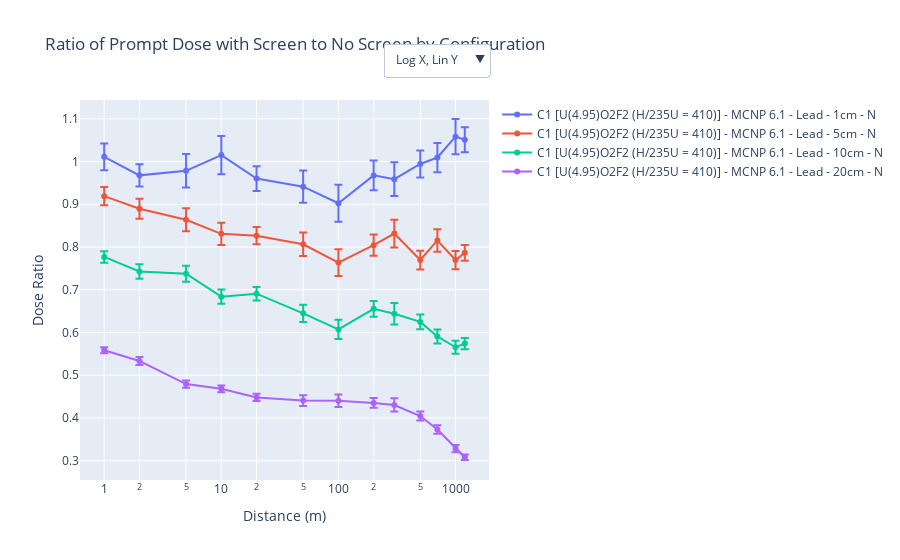

Notebook cell for this chart:
### Code cell
plot_ratio_by_configurations(data, particles, screens, cases, codes, thicknesses)

### Figure 1 — Plotly figure (JSON) as saved in the notebook; plotly's stock layout.template omitted (floating-point values rounded to 4 significant figures)
{"data": [{"error_y": {"array": [0.03113, 0.02619, 0.03918, 0.04456, 0.02892, 0.03769, 0.04326, 0.0349, 0.03939, 0.03154, 0.03418, 0.04128, 0.02919], "type": "data", "visible": true}, "mode": "lines+markers", "name": "C1 [U(4.95)O2F2 (H/235U = 410)] - MCNP 6.1 - Lead - 1cm - N", "type": "scatter", "x": [1, 2, 5, 10, 20, 50, 100, 200, 300, 500, 700, 1000, 1200], "y": [1.011, 0.9677, 0.9782, 1.015, 0.9601, 0.9412, 0.9024, 0.9676, 0.9587, 0.9944, 1.009, 1.058, 1.051]}, {"error_y": {"array": [0.02119, 0.02338, 0.02681, 0.02581, 0.02011, 0.02736, 0.03101, 0.02508, 0.0325, 0.02189, 0.02634, 0.02142, 0.01843], "type": "data", "visible": true}, "mode": "lines+markers", "name": "C1 [U(4.95)O2F2 (H/235U = 410)] - MCNP 6.1 - Lead - 5cm - N", "type": "scatter", "x": [1, 2, 5, 10, 20, 50, 100, 200, 300, 500, 700, 1000, 1200], "y": [0.9191, 0.8897, 0.8637, 0.8308, 0.8265, 0.8065, 0.7635, 0.8044, 0.8315, 0.7696, 0.8155, 0.7695, 0.7866]}, {"error_y": {"array": [0.01347, 0.0169, 0.01891, 0.01658, 0.01575, 0.02014, 0.02244, 0.01859, 0.02534, 0.01734, 0.01648, 0.01517, 0.0131], "type": "data", "visible": true}, "mode": "lines+markers", "name": "C1 [U(4.95)O2F2 (H/235U = 410)] - MCNP 6.1 - Lead - 10cm - N", "type": "scatter", "x": [1, 2, 5, 10, 20, 50, 100, 200, 300, 500, 700, 1000, 1200], "y": [0.7769, 0.7427, 0.7376, 0.6839, 0.6909, 0.6449, 0.6072, 0.6554, 0.644, 0.6248, 0.5908, 0.5656, 0.5741]}, {"error_y": {"array": [0.007073, 0.009249, 0.008497, 0.007857, 0.008627, 0.01263, 0.01456, 0.01158, 0.01552, 0.01066, 0.01017, 0.008507, 0.006607], "type": "data", "visible": true}, "mode": "lines+markers", "name": "C1 [U(4.95)O2F2 (H/235U = 410)] - MCNP 6.1 - Lead - 20cm - N", "type": "scatter", "x": [1, 2, 5, 10, 20, 50, 100, 200, 300, 500, 700, 1000, 1200], "y": [0.5585, 0.5335, 0.4793, 0.4684, 0.4481, 0.4407, 0.4402, 0.4353, 0.4305, 0.4046, 0.3731, 0.3286, 0.3082]}], "layout": {"autosize": true, "title": {"text": "Ratio of Prompt Dose with Screen to No Screen by Configuration"}, "updatemenus": [{"buttons": [{"args": [{"xaxis": {"title": "Distance (m)", "type": "log"}, "yaxis": {"title": "Dose Ratio", "type": "linear"}}], "label": "Log X, Lin Y", "method": "relayout"}, {"args": [{"xaxis": {"title": "Distance (m)", "type": "linear"}, "yaxis": {"title": "Dose Ratio", "type": "linear"}}], "label": "Lin X, Lin Y", "method": "relayout"}, {"args": [{"xaxis": {"title": "Distance (m)", "type": "log"}, "yaxis": {"title": "Dose Ratio", "type": "log"}}], "label": "Log X, Log Y", "method": "relayout"}, {"args": [{"xaxis": {"title": "Distance (m)", "type": "linear"}, "yaxis": {"title": "Dose Ratio", "type": "log"}}], "label": "Lin X, Log Y", "method": "relayout"}], "direction": "down", "showactive": true, "x": 1, "xanchor": "right", "y": 1.15, "yanchor": "top"}], "xaxis": {"autorange": true, "range": [-0.1954, 3.275], "title": {"text": "Distance (m)"}, "type": "log"}, "yaxis": {"autorange": true, "range": [0.2444, 1.145], "title": {"text": "Dose Ratio"}, "type": "linear"}}}
